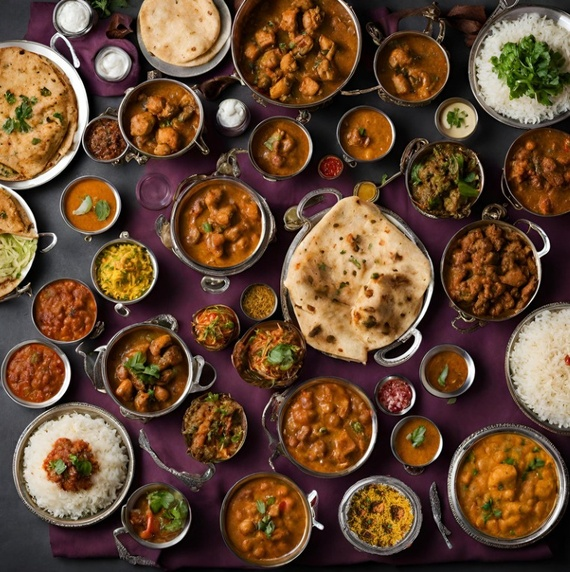
#> input picture static/biryani-full.jpg, 570 x 572 px, shrunk from 763 x 766 before the run
$ python test2.py
#> lines starting #> are read from the running program, lines starting #| are printed output that depends on the picture; after the words box and inside, x2 and y2 are one past the last pixel; in counts of white or black regions, pixels touching at a corner belong together
import cv2
import numpy as np
import time

def find1():
    img_rgb = cv2.imread('biryani-full.jpg')
#> img_rgb is the input picture: shape (572, 570, 3); mean B, G, R 51, 72.8, 101.9
    img_gray = cv2.imread('biryani-full.jpg',0)
#> img_gray: shape (572, 570); min 0, max 255, mean 79
    #img_gray = cv2.cvtColor(img_rgb, cv2.COLOR_BGR2GRAY)
    template = cv2.imread('biryani-sample.jpg',0)
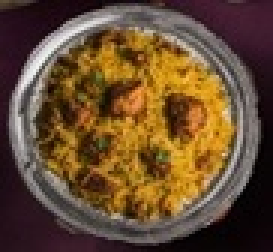
#> input picture static/biryani-sample.jpg, 91 x 84 px, shrunk from 122 x 112 before the run (shown 3 times larger)
#> template: shape (84, 91); min 0, max 247, mean 81.2
    # saves the width and height of the template into 'w' and 'h'
    w, h = template.shape[::-1]
#> w = 91; h = 84
    res = cv2.matchTemplate(img_gray,template,cv2.TM_CCOEFF_NORMED)
    threshold = 0.6
    # finding the values where it exceeds the threshold
    loc = np.where( res >= threshold)
#> loc = 41 positions, rows 471 to 478, columns 333 to 338
    for pt in zip(*loc[::-1]):
        #draw rectangle on places where it exceeds threshold
        cv2.rectangle(img_rgb, pt, (pt[0] + w, pt[1] + h), (0,255,0), 2)
#> this loop made 41 passes
#> pt on passes 1 to 12: (335, 471), (336, 471), (337, 471), (338, 471), (334, 472), (335, 472), (336, 472), (337, 472), (338, 472), (333, 473), (334, 473), (335, 473)
#> img_rgb: shape (572, 570, 3); 0.97% of pixels changed, all inside (x1, y1, x2, y2) = (332, 470, 431, 564)
    cv2.imwrite('found_biryani1.png',img_rgb)
    cv2.destroyAllWindows()


def find2():
    img_rgb1 = cv2.imread('birbir2.png')
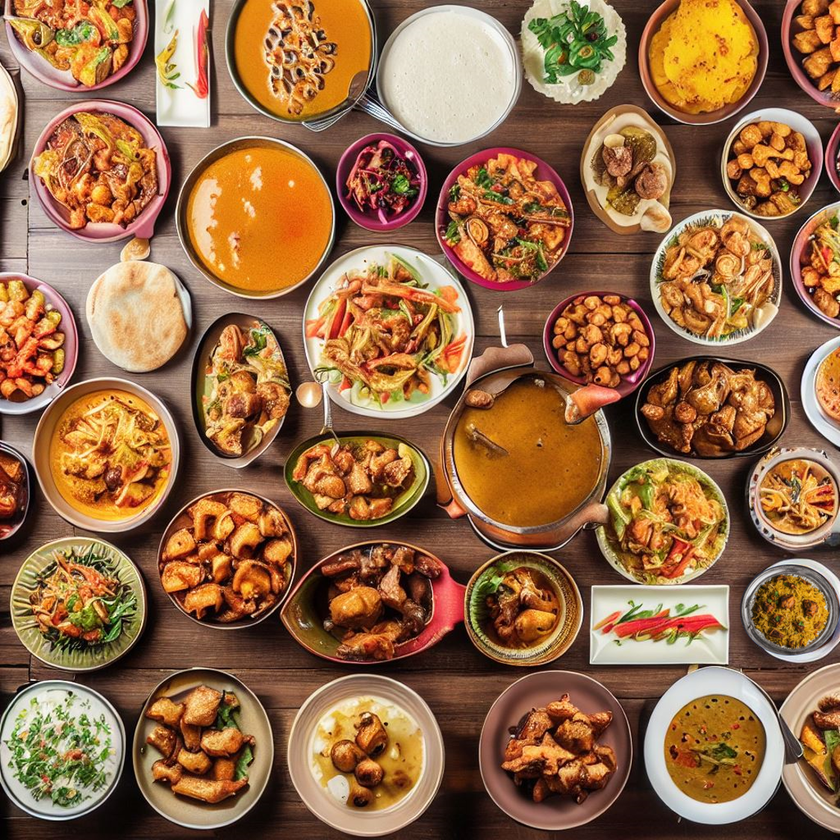
#> input picture static/birbir2.png, 840 x 840 px, shrunk from 1125 x 1125 before the run
#> img_rgb1 is the input picture: shape (840, 840, 3); mean B, G, R 70.2, 106.4, 149.5
    img_gray1 = cv2.imread('birbir2.png',0)
#> img_gray1: shape (840, 840); min 0, max 255, mean 114.7
    #img_gray = cv2.cvtColor(img_rgb, cv2.COLOR_BGR2GRAY)
    template1 = cv2.imread('b2.jpg',0)
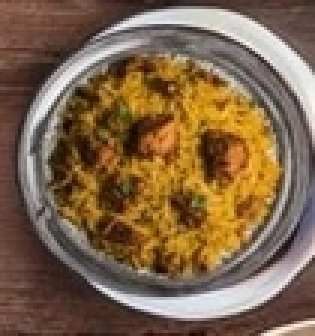
#> input picture static/b2.jpg, 105 x 112 px, shrunk from 140 x 150 before the run (shown 3 times larger)
#> template1: shape (112, 105); min 8, max 250, mean 105.8
    # saves the width and height of the template into 'w' and 'h'
    w, h = template1.shape[::-1]
#> w = 105; h = 112
    res = cv2.matchTemplate(img_gray1,template1,cv2.TM_CCOEFF_NORMED)
#> res: shape (729, 736) float32
    threshold = 0.6
    # finding the values where it exceeds the threshold
    loc = np.where( res >= threshold)
#> loc = 13 positions, rows 554 to 558, columns 733 to 735
    for pt in zip(*loc[::-1]):
        #draw rectangle on places where it exceeds threshold
        cv2.rectangle(img_rgb1, pt, (pt[0] + w, pt[1] + h), (0,255,0), 2)
#> this loop made 13 passes
#> pt on passes 1 to 12: (735, 554), (733, 555), (734, 555), (735, 555), (733, 556), (734, 556), (735, 556), (733, 557), (734, 557), (735, 557), (733, 558), (734, 558)
#> img_rgb1: shape (840, 840, 3); 0.33% of pixels changed, all inside (x1, y1, x2, y2) = (732, 553, 840, 672)
    cv2.imwrite('found_biryani2.png',img_rgb1)
    cv2.destroyAllWindows()


def find3():
    img_rgb2 = cv2.imread('birbir3.png')
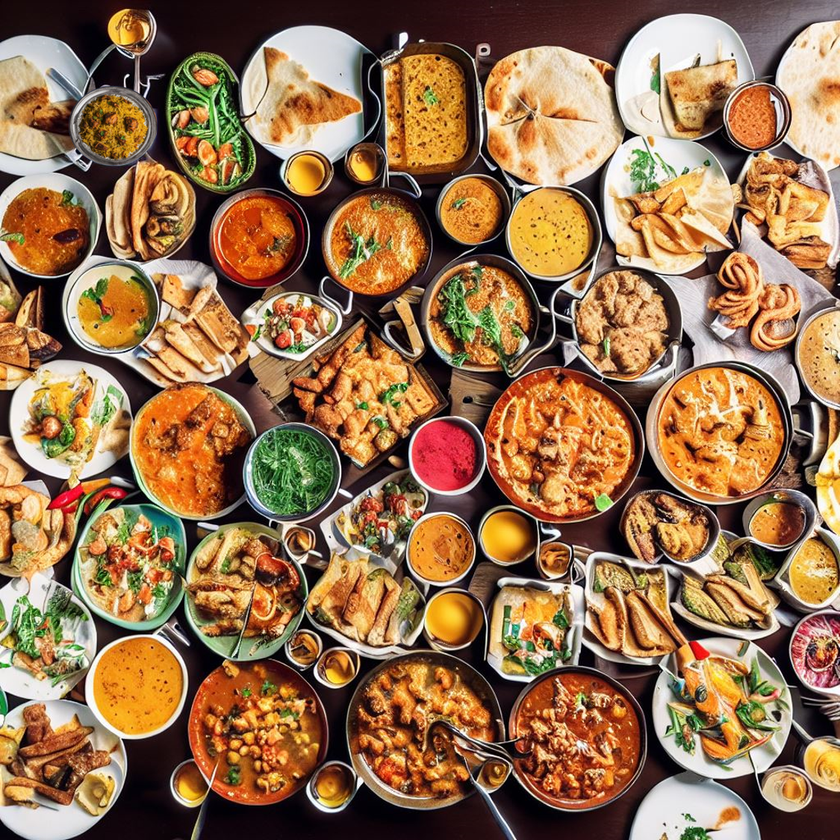
#> input picture static/birbir3.png, 840 x 840 px, shrunk from 1125 x 1125 before the run
#> img_rgb2 is the input picture: shape (840, 840, 3); mean B, G, R 78.5, 112.6, 148.7
    img_gray2 = cv2.imread('birbir3.png',0)
#> img_gray2: shape (840, 840); min 0, max 255, mean 119
    #img_gray = cv2.cvtColor(img_rgb, cv2.COLOR_BGR2GRAY)
    template2 = cv2.imread('b3.png',0)
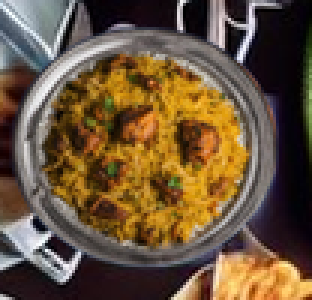
#> input picture static/b3.png, 104 x 100 px, shrunk from 139 x 134 before the run (shown 3 times larger)
#> template2: shape (100, 104); min 0, max 252, mean 88.2
    # saves the width and height of the template into 'w' and 'h'
    w, h = template2.shape[::-1]
#> w = 104; h = 100
    res = cv2.matchTemplate(img_gray2,template2,cv2.TM_CCOEFF_NORMED)
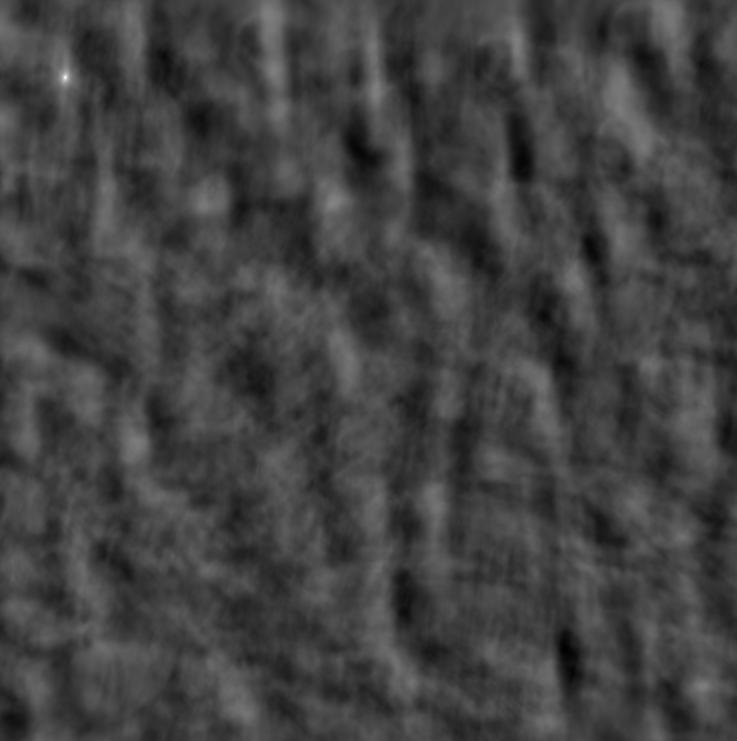
#> res: shape (741, 737) float32; min -0.344, max 0.995, mean 0.000255; drawn with min black and max white
    threshold = 0.6
    # finding the values where it exceeds the threshold
    loc = np.where( res >= threshold)
#> loc = 30 positions, rows 74 to 80, columns 63 to 67
    for pt in zip(*loc[::-1]):
        #draw rectangle on places where it exceeds threshold
        cv2.rectangle(img_rgb2, pt, (pt[0] + w, pt[1] + h), (0,255,0), 2)
#> this loop made 30 passes
#> pt on passes 1 to 12: (64, 74), (65, 74), (66, 74), (63, 75), (64, 75), (65, 75), (66, 75), (67, 75), (63, 76), (64, 76), (65, 76), (66, 76)
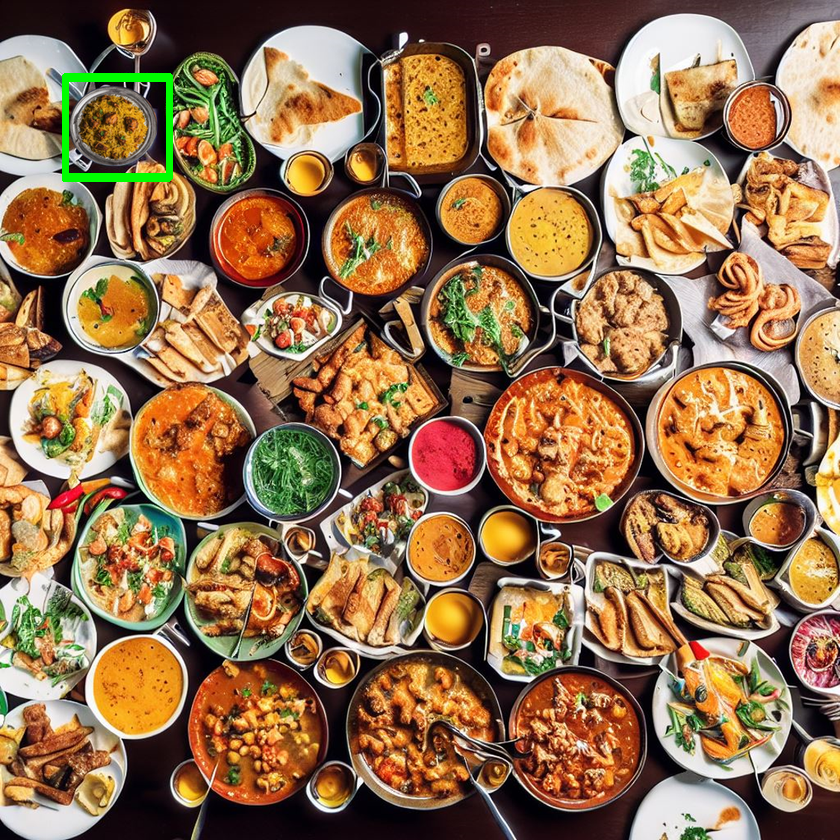
#> img_rgb2: shape (840, 840, 3); 0.46% of pixels changed, all inside (x1, y1, x2, y2) = (62, 73, 173, 182)
    cv2.imwrite('found_biryani3.png',img_rgb2 )


find1()
find2()
find3()
